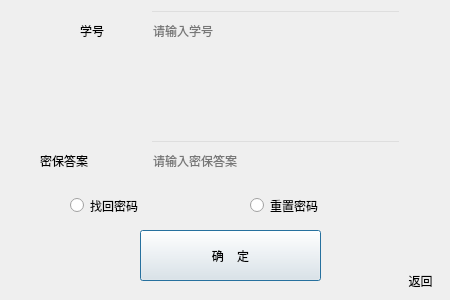
<?xml version="1.0" encoding="UTF-8"?>
<ui version="4.0">
 <class>FindPassword</class>
 <widget class="QDialog" name="FindPassword">
  <property name="geometry">
   <rect>
    <x>0</x>
    <y>0</y>
    <width>450</width>
    <height>300</height>
   </rect>
  </property>
  <property name="windowTitle">
   <string>FindPassword</string>
  </property>
  <property name="styleSheet">
   <string notr="true">QLabel,QLineEdit,QRadioButton,QPushButton
{font: 15pt &quot;Adobe 黑体 Std R&quot;;color:rgb(0, 0, 0)}

#FindPassword
{image: url(:/固定/Resources/固定/找回密码背景.jpg);}

QLineEdit
{background-color:rgb(255, 255, 255,0);}</string>
  </property>
  <widget class="QLabel" name="label">
   <property name="geometry">
    <rect>
     <x>80</x>
     <y>10</y>
     <width>71</width>
     <height>41</height>
    </rect>
   </property>
   <property name="text">
    <string>学号</string>
   </property>
  </widget>
  <widget class="QLabel" name="label_2">
   <property name="geometry">
    <rect>
     <x>40</x>
     <y>140</y>
     <width>101</width>
     <height>41</height>
    </rect>
   </property>
   <property name="text">
    <string>密保答案</string>
   </property>
  </widget>
  <widget class="QLineEdit" name="lineID">
   <property name="geometry">
    <rect>
     <x>150</x>
     <y>10</y>
     <width>251</width>
     <height>41</height>
    </rect>
   </property>
   <property name="toolTip">
    <string/>
   </property>
   <property name="statusTip">
    <string/>
   </property>
   <property name="whatsThis">
    <string/>
   </property>
   <property name="inputMask">
    <string/>
   </property>
   <property name="text">
    <string/>
   </property>
   <property name="echoMode">
    <enum>QLineEdit::Normal</enum>
   </property>
   <property name="cursorPosition">
    <number>0</number>
   </property>
   <property name="placeholderText">
    <string>请输入学号</string>
   </property>
  </widget>
  <widget class="QLineEdit" name="lineAnswer">
   <property name="geometry">
    <rect>
     <x>150</x>
     <y>140</y>
     <width>251</width>
     <height>41</height>
    </rect>
   </property>
   <property name="toolTip">
    <string/>
   </property>
   <property name="statusTip">
    <string/>
   </property>
   <property name="whatsThis">
    <string/>
   </property>
   <property name="autoFillBackground">
    <bool>false</bool>
   </property>
   <property name="inputMask">
    <string/>
   </property>
   <property name="text">
    <string/>
   </property>
   <property name="echoMode">
    <enum>QLineEdit::Normal</enum>
   </property>
   <property name="cursorPosition">
    <number>0</number>
   </property>
   <property name="placeholderText">
    <string>请输入密保答案</string>
   </property>
  </widget>
  <widget class="QRadioButton" name="radioZH">
   <property name="geometry">
    <rect>
     <x>70</x>
     <y>190</y>
     <width>151</width>
     <height>31</height>
    </rect>
   </property>
   <property name="text">
    <string>找回密码</string>
   </property>
  </widget>
  <widget class="QRadioButton" name="radioCZ">
   <property name="geometry">
    <rect>
     <x>250</x>
     <y>190</y>
     <width>151</width>
     <height>31</height>
    </rect>
   </property>
   <property name="text">
    <string>重置密码</string>
   </property>
  </widget>
  <widget class="QLabel" name="label_3">
   <property name="geometry">
    <rect>
     <x>40</x>
     <y>60</y>
     <width>361</width>
     <height>71</height>
    </rect>
   </property>
   <property name="text">
    <string/>
   </property>
   <property name="wordWrap">
    <bool>true</bool>
   </property>
  </widget>
  <widget class="QPushButton" name="btnOK">
   <property name="geometry">
    <rect>
     <x>140</x>
     <y>230</y>
     <width>181</width>
     <height>51</height>
    </rect>
   </property>
   <property name="styleSheet">
    <string notr="true">background-image: url(:/固定/Resources/固定/登录按钮tip.jpg);</string>
   </property>
   <property name="text">
    <string>确    定</string>
   </property>
  </widget>
  <widget class="QToolButton" name="btnBack">
   <property name="geometry">
    <rect>
     <x>390</x>
     <y>260</y>
     <width>61</width>
     <height>41</height>
    </rect>
   </property>
   <property name="styleSheet">
    <string notr="true">font: 12pt &quot;Adobe 黑体 Std R&quot;;</string>
   </property>
   <property name="text">
    <string>返回</string>
   </property>
   <property name="autoRaise">
    <bool>true</bool>
   </property>
  </widget>
 </widget>
 <layoutdefault spacing="6" margin="11"/>
 <resources>
  <include location="../BMS.qrc"/>
 </resources>
 <connections/>
</ui>
